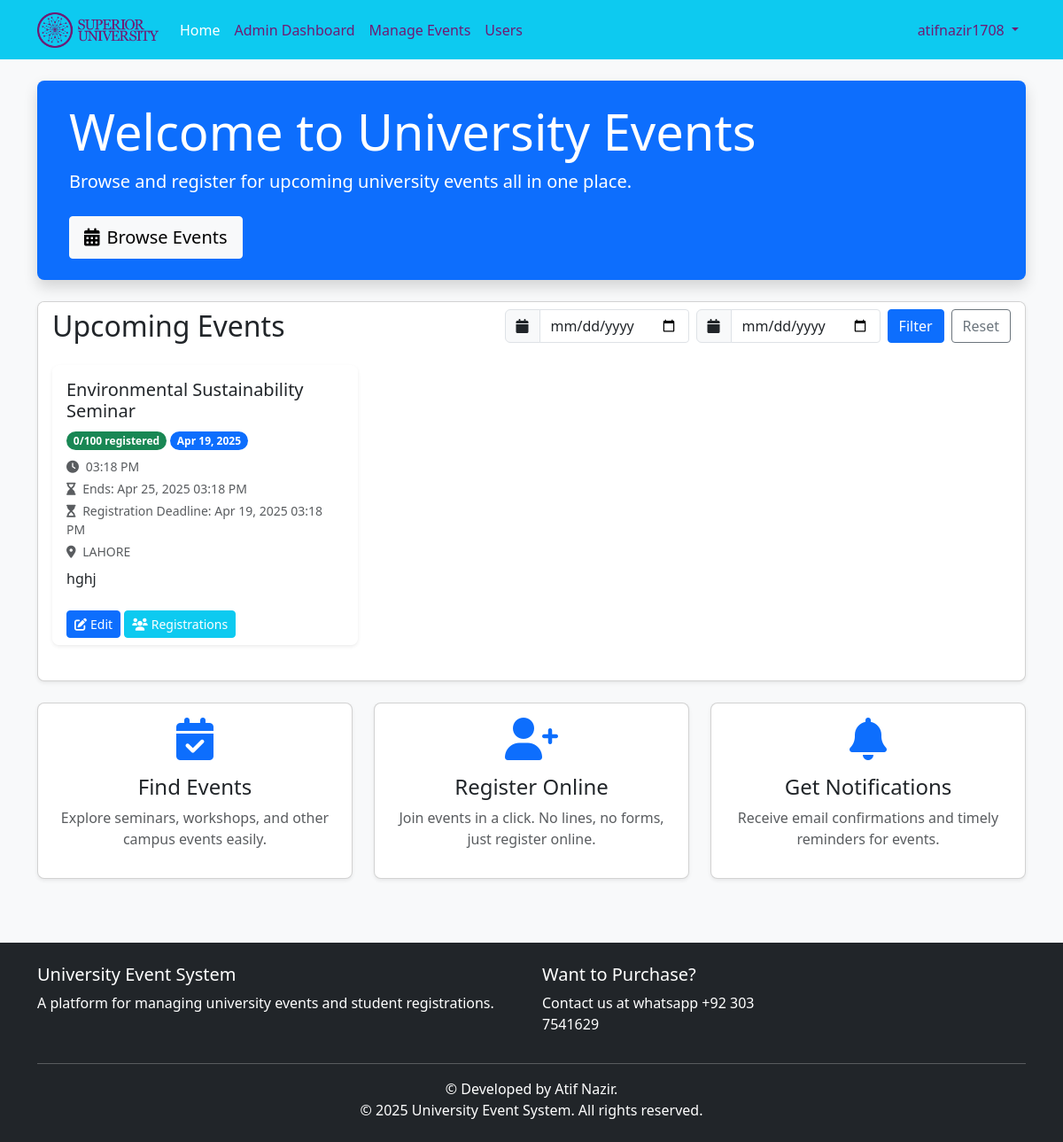
The app's page /home (signed in) with its own data.
### app/models.py (models this page shows, shortened)
class User(db.Model, UserMixin):
    id = db.Column(db.Integer, primary_key=True)
    username = db.Column(db.String(64), unique=True, nullable=False)
    full_name = db.Column(db.String(100), nullable=True)  # New field for full name
    email = db.Column(db.String(120), unique=True, nullable=False)
    password_hash = db.Column(db.String(128), nullable=False)
    role = db.Column(db.String(20), nullable=False, default='student')
    student_id = db.Column(db.String(100), nullable=True)  # New field for student ID
    profile_image = db.Column(db.String(200), nullable=True)  # New field for profile picture URL
    department = db.Column(db.String(100), nullable=True)  # Department
    bio = db.Column(db.String(500), nullable=True)  # Optional bio field
    created_at = db.Column(db.DateTime, default=datetime.utcnow)
    registrations = db.relationship('Registration', backref='user', lazy=True)
    def is_admin(self):
        return self.role == 'admin'

class Event(db.Model):
    id = db.Column(db.Integer, primary_key=True)
    title = db.Column(db.String(100), nullable=False)
    description = db.Column(db.Text, nullable=False)
    date = db.Column(db.DateTime, nullable=False)  # Start Date
    end_date = db.Column(db.DateTime, nullable=True)
    registration_deadline = db.Column(db.DateTime, nullable=True)  # New Field
    location = db.Column(db.String(100), nullable=False)
    max_participants = db.Column(db.Integer, nullable=False)
    created_at = db.Column(db.DateTime, default=datetime.utcnow)
    updated_at = db.Column(db.DateTime, default=datetime.utcnow, onupdate=datetime.utcnow)
    registrations = db.relationship('Registration', backref='event', lazy=True, cascade="all, delete-orphan")
    @property
    def registration_count(self):
        return Registration.query.filter_by(event_id=self.id).count()
    @property
    def is_full(self):
        return self.registration_count >= self.max_participants

### app/routes/main.py (the view)
@main.route('/home')
def home():
    page = request.args.get('page', 1, type=int)
    date_from = request.args.get('date_from')
    date_to = request.args.get('date_to')
    now = datetime.utcnow()
    query = Event.query
    if date_from:
        try:
            date_from_dt = datetime.strptime(date_from, '%Y-%m-%d')
            query = query.filter(Event.date >= date_from_dt)
        except ValueError:
            pass
    if date_to:
        try:
            date_to_dt = datetime.strptime(date_to, '%Y-%m-%d')
            query = query.filter(Event.date <= date_to_dt)
        except ValueError:
            pass
    query = query.filter(or_(Event.end_date == None, Event.end_date >= now))
    query = query.order_by(Event.date.asc())
    events = query.paginate(page=page, per_page=6)
    return render_template('index.html', events=events, title='Home')

### app/models.py (called while the page is built)
@login_manager.user_loader
def load_user(user_id):
    return User.query.get(int(user_id))

### app/routes/main.py (called while the page is built)
@main.context_processor
def inject_logo_status():
    logo_path = os.path.join(current_app.root_path, 'static', 'images', 'university_logo.png')
    logo_exists = os.path.exists(logo_path)
    return {'logo_exists': logo_exists}

### app/templates/index.html (shortened to what this page needs)
{% extends "base.html" %}
{% block content %}
<div class="row mb-4">
    <div class="col-md-12">
        <div class="bg-primary text-white p-4 rounded-3 shadow">
            <div class="container">
                <h1 class="display-4">Welcome to University Events</h1>
                <p class="lead">Browse and register for upcoming university events all in one place.</p>
                {% if not current_user.is_authenticated %}
                    <a href="{{ url_for('auth.register') }}" class="btn btn-light btn-lg mt-2">
                        <i class="fas fa-user-plus me-2"></i>Sign Up Now
                    </a>
                {% else %}
                    <a href="{{ url_for('student.events' if not current_user.is_admin() else 'admin.events') }}" class="btn btn-light btn-lg mt-2">
                        <i class="fas fa-calendar-alt me-2"></i>Browse Events
                    </a>
                {% endif %}
            </div>
        </div>
    </div>
</div>
<div class="row mb-4">
    <div class="col-md-12">
        <div class="card shadow-sm">
            <div class="card-header bg-white">
                <div class="d-flex justify-content-between align-items-center">
                    <h2 class="card-title mb-0">Upcoming Events</h2>
                    <form id="filter-form" class="d-flex gap-2">
                        <div class="input-group">
                            <span class="input-group-text"><i class="fas fa-calendar"></i></span>
                            <input type="date" class="form-control" id="date-from" name="date_from" value="{{ request.args.get('date_from', '') }}">
                        </div>
                        <div class="input-group">
                            <span class="input-group-text"><i class="fas fa-calendar"></i></span>
                            <input type="date" class="form-control" id="date-to" name="date_to" value="{{ request.args.get('date_to', '') }}">
                        </div>
                        <button type="submit" class="btn btn-primary">Filter</button>
                        <a href="{{ url_for('main.home') }}" class="btn btn-outline-secondary">Reset</a>
                    </form>
                </div>
            </div>
            <div class="card-body">
                <div class="row" id="events-container">
                    {% if events.items %}
                        {% for event in events.items %}
                            <div class="col-md-4 mb-4">
                                <div class="card h-100 border-0 shadow-sm">
                                    <div class="card-body">
                                        <h5 class="card-title">{{ event.title }}</h5>
                                        <div class="mb-2">
                                            <span class="badge rounded-pill {% if event.is_full %}bg-danger{% else %}bg-success{% endif %}">
                                                {{ event.registration_count }}/{{ event.max_participants }} registered
                                            </span>
                                            <span class="badge rounded-pill bg-primary">
                                                {{ event.date.strftime('%b %d, %Y') }}
                                            </span>
                                        </div>
                                        <p class="card-text text-muted small mb-1">
                                            <i class="fas fa-clock me-1"></i> {{ event.date.strftime('%I:%M %p') }}
                                        </p>
                                        <p class="card-text text-muted small mb-1">
                                            <i class="fas fa-hourglass-end me-1"></i> Ends:
                                            {{ event.end_date.strftime('%b %d, %Y %I:%M %p') if event.end_date else 'N/A' }}
                                        </p>
                                        <p class="card-text text-muted small mb-1">
                                            <i class="fas fa-hourglass-start me-1"></i>
                                            Registration Deadline:
                                            {{ event.registration_deadline.strftime('%b %d, %Y %I:%M %p') if event.registration_deadline else 'N/A' }}
                                        </p>
                                        <p class="card-text text-muted small mb-2">
                                            <i class="fas fa-map-marker-alt me-1"></i> {{ event.location }}
                                        </p>
                                        <p class="card-text">{{ event.description[:100] }}{% if event.description|length > 100 %}...{% endif %}</p>
                                    </div>
                                    <div class="card-footer bg-white border-0">
                                        {% if current_user.is_authenticated %}
                                            {% if current_user.is_admin() %}
                                                <a href="{{ url_for('admin.edit_event', event_id=event.id) }}" class="btn btn-sm btn-primary">
                                                    <i class="fas fa-edit me-1"></i>Edit
                                                </a>
                                                <a href="{{ url_for('admin.event_registrations', event_id=event.id) }}" class="btn btn-sm btn-info text-white">
                                                    <i class="fas fa-users me-1"></i>Registrations
                                                </a>
                                            {% else %}
                                                <a href="{{ url_for('student.event_details', event_id=event.id) }}" class="btn btn-sm btn-primary">
                                                    <i class="fas fa-info-circle me-1"></i>Details
                                                </a>
                                            {% endif %}
                                        {% else %}
                                            <a href="{{ url_for('auth.login') }}" class="btn btn-sm btn-primary">
                                                <i class="fas fa-sign-in-alt me-1"></i>Login to Register
                                            </a>
                                        {% endif %}
                                    </div>
                                </div>
                            </div>
                        {% endfor %}
                    {% else %}
                        <div class="col-12">
                            <div class="alert alert-info text-center">
                                <i class="fas fa-info-circle me-2"></i>No upcoming events found.
                            </div>
                        </div>
                    {% endif %}
                </div>
            </div>
        </div>
    </div>
</div>
<div class="row">
    <div class="col-md-4">
        <div class="card shadow-sm h-100 text-center">
            <div class="card-body">
                <i class="fas fa-calendar-check fa-3x text-primary mb-3"></i>
                <h4>Find Events</h4>
                <p class="text-muted">Explore seminars, workshops, and other campus events easily.</p>
            </div>
        </div>
    </div>
    <div class="col-md-4">
        <div class="card shadow-sm h-100 text-center">
            <div class="card-body">
                <i class="fas fa-user-plus fa-3x text-primary mb-3"></i>
                <h4>Register Online</h4>
                <p class="text-muted">Join events in a click. No lines, no forms, just register online.</p>
            </div>
        </div>
    </div>
    <div class="col-md-4">
        <div class="card shadow-sm h-100 text-center">
            <div class="card-body">
                <i class="fas fa-bell fa-3x text-primary mb-3"></i>
                <h4>Get Notifications</h4>
                <p class="text-muted">Receive email confirmations and timely reminders for events.</p>
            </div>
        </div>
    </div>
</div>
{% endblock %}

### app/templates/base.html (shortened to what this page needs)
<!DOCTYPE html>
<html lang="en">
<head>
    <link href="https://cdn.jsdelivr.net/npm/bootstrap@5.3.0/dist/css/bootstrap.min.css" rel="stylesheet">
    <link href="https://cdnjs.cloudflare.com/ajax/libs/font-awesome/6.0.0/css/all.min.css" rel="stylesheet">
    <link rel="stylesheet" href="https://cdn.jsdelivr.net/npm/flatpickr/dist/flatpickr.min.css">
    <link rel="stylesheet" href="{{ url_for('static', filename='css/style.css') }}">
    <link rel="stylesheet" href="{{ url_for('static', filename='css/notification.css') }}">
</head>
<body>
    <header>
        <nav class="navbar navbar-expand-lg navbar-dark">
            <div class="container">
                <a class="navbar-brand" href="{{ url_for('main.home') }}">
                    <img src="{{ url_for('static', filename='images/university_logo.png') }}"
                         alt=""
                         height="40"
                         class="d-inline-block align-text-top"
                         onerror="this.style.display='none'; document.getElementById('brand-text').style.display='inline';">
                </a>
                <div class="collapse navbar-collapse" id="navbarNav">
                    <ul class="navbar-nav me-auto">
                        <li class="nav-item">
                            <a class="nav-link {% if request.endpoint == 'main.home' %}active{% endif %}" href="{{ url_for('main.home') }}">Home</a>
                        </li>
                        {% if current_user.is_authenticated %}
                            {% if current_user.is_admin() %}
                                <li class="nav-item">
                                    <a class="nav-link {% if request.endpoint.startswith('admin.') %}active{% endif %}" href="{{ url_for('admin.dashboard') }}">Admin Dashboard</a>
                                </li>
                                <li class="nav-item">
                                    <a class="nav-link {% if request.endpoint == 'admin.events' %}active{% endif %}" href="{{ url_for('admin.events') }}">Manage Events</a>
                                </li>
                                <li class="nav-item">
                                    <a class="nav-link {% if request.endpoint == 'admin.users' %}active{% endif %}" href="{{ url_for('admin.users') }}">Users</a>
                                </li>
                            {% endif %}
                        {% endif %}
                    </ul>
                    <ul class="navbar-nav">
                        {% if current_user.is_authenticated %}
                            <li class="nav-item dropdown">
                                <a class="nav-link dropdown-toggle" href="#" id="navbarDropdown" role="button" data-bs-toggle="dropdown" aria-expanded="false">
                                    {{ current_user.username }}
                                </a>
                            </li>
                        {% endif %}
                    </ul>
                </div>
            </div>
        </nav>
    </header>
    <main class="container py-4">
        {% block content %}{% endblock %}
    </main>
    <footer class="bg-dark text-white mt-5 py-4">
        <div class="container">
            <div class="row">
                <div class="col-md-6">
                    <h5>University Event System</h5>
                    <p>A platform for managing university events and student registrations.</p>
                </div>
                <div class="col-md-3">
                    <h5>Want to Purchase?</h5>
                    <p>Contact us at whatsapp +92 303 7541629</p>
                </div>
            </div>
            <hr>
            <div class="text-center">
                <p class="mb-0">&copy; Developed by Atif Nazir.</p>
                <p class="mb-0">&copy; {{ year }} University Event System. All rights reserved.</p>
            </div>
        </div>
    </footer>
</body>
</html>

### app/static/css/style.css (style rules this page uses)
body { background-color: #f8f9fa; font-family: 'Segoe UI', Tahoma, Geneva, Verdana, sans-serif; }
.navbar-brand { font-weight: 600; }
.card { border-radius: 0.5rem; overflow: hidden; transition: transform 0.3s ease, box-shadow 0.3s ease; }
.card-header { border-bottom: none; }
.btn { border-radius: 0.25rem; }
.btn-primary { background-color: #0d6efd; border-color: #0d6efd; }
.form-control, .form-select { border-radius: 0.25rem; }
footer { margin-top: 2rem; }

### app/templates/base.html (style rules this page uses)
header nav.navbar { background-color: #007BFF; }
.navbar-nav .nav-link { color: #701A73 !important; }
.navbar-nav .nav-link.active { color: #ffffff !important; }
.navbar-brand { color: #ffffff; }
.navbar { background-color: #0DCAF0 !important; }

### records on screen
User: username "atifnazir1708"
Event: title "Environmental Sustainability Seminar", registration_count "0", max_participants "100", date "Apr 19, 2025", date "03:18 PM", end_date "Apr 25, 2025 03:18 PM", registration_deadline "Apr 19, 2025 03:18 PM", location "LAHORE", description "hghj"
